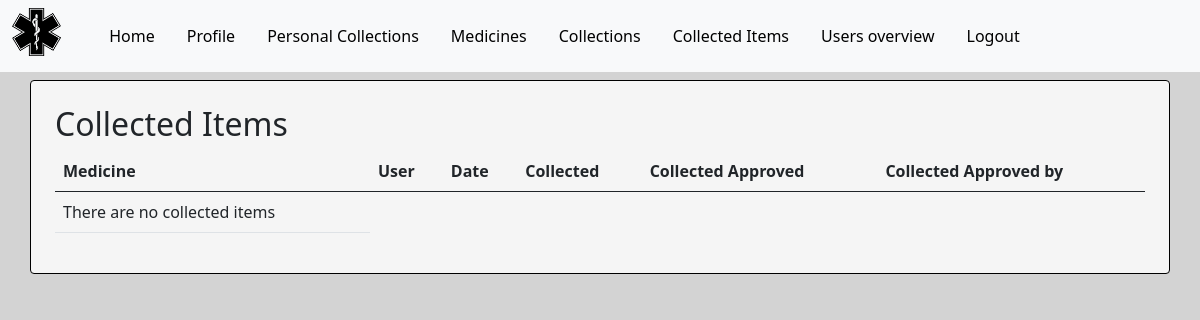
/collected-items/ (signed in), run on an earlier commit of the app's database.
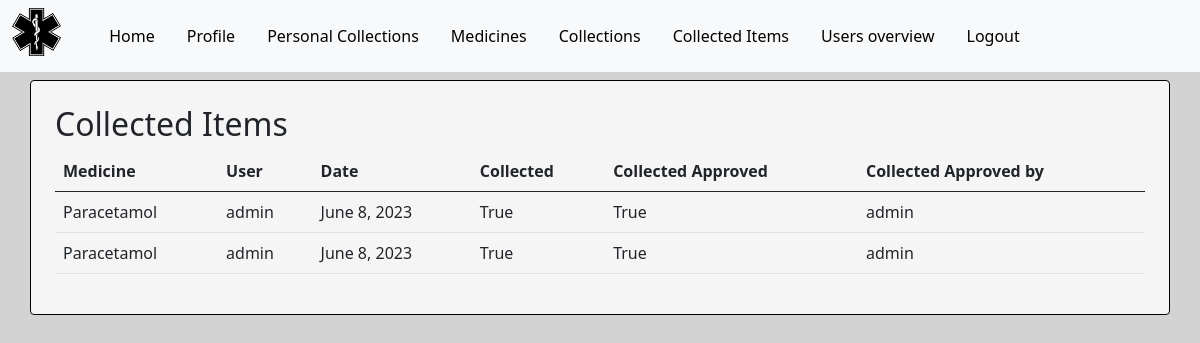
And on a later commit of the database.
### base/models.py (models this page shows, shortened)
class Collection(models.Model):
    medicine = models.ForeignKey(
        Medicine, on_delete=models.CASCADE, null=False)
    user = models.ForeignKey(User, on_delete=models.CASCADE)
    date = models.DateField(blank=False,)
    collected = models.BooleanField(default=False)
    collected_approved = models.BooleanField(default=False)
    collected_approved_by = models.ForeignKey(User, on_delete=models.CASCADE,
                                    related_name='approved_by', null=True, blank=True)

class Medicine(models.Model):
    name = models.CharField(max_length=50)
    manufacture = models.CharField(max_length=50)
    cures = models.CharField(max_length=50)
    side_effects = models.CharField(max_length=50)

### base/views.py (the view)
# urls.py: path('collected-items/', views.collected_items, name='collected_items'),
@login_required
@staff_member_required
def collected_items(request):
    collected_items = Collection.objects.filter(collected=True)
    context = {
        'collected_items': collected_items
    }
    return render(request, 'base/collected_items.html', context)

### base/templates/base/collected_items.html
{% extends 'base/base.html' %}
{% load static %}
{% block content %}
<div class="p-3">
    <h2>Collected Items</h2>
    <table class="table">
        <thead>
          <tr>
            <th scope="col">Medicine</th>
            <th scope="col">User</th>
            <th scope="col">Date</th>
            <th scope="col">Collected</th>
            <th scope="col">Collected Approved</th>
            <th scope="col">Collected Approved by</th>
          </tr>
        </thead>
        <tbody>
            {% for collection in collected_items %}
        <tr>
            <td>{{ collection.medicine.name }}</td>
            <td>{{ collection.user.username }}</td>
            <td>{{ collection.date }} </td>
            <td>{{ collection.collected }} </td>
            <td>{{ collection.collected_approved }}</td>
            <td>
                {% if not collection.collected_approved %}
                    <form method="post" action="{% url 'approve_collected_item' collection.id %}">
                        {% csrf_token %}
                        <button type="submit">Approve</button>
                    </form>
                {% else %}
                    {{ collection.collected_approved_by }} <br>
                {% endif %}
            </td>
          </tr>
        {% empty %}
            <tr>
                <td> There are no collected items</td>
            </tr>
        {% endfor %}
        </tbody>
    </table>
</div>
{% endblock %}

### base/templates/base/base.html (shortened to what this page needs)
{% load static %}
<!DOCTYPE html>
<html lang="en">
  <head>
    <link
      href="https://cdn.jsdelivr.net/npm/bootstrap@5.0.2/dist/css/bootstrap.min.css"
      rel="stylesheet"
    />
    <link rel="stylesheet" href="{% static 'base/css/styles.css' %}" />
    <link rel="stylesheet" href="{% static 'base/css/menu.css' %}" />
  </head>
  <body>
    {% include 'base/menu.html' %}
    <div class="content rounded container">{% block content %} {% endblock content %}</div>
  </body>
</html>

### base/templates/base/menu.html (shortened to what this page needs)
{% load static %}
<nav class="navbar navbar-expand-lg bg-light" >
    <div class="container-fluid">
      <div class="collapse navbar-collapse" id="navbarText">
        <ul class="navbar-nav me-auto mb-2 mb-lg-0 ">
            <li class="nav-item d-flex justify-content-center"><img src="{% static 'base/images/logo.png' %}" class="rounded float-start" alt="Logo"></li>
            {% if user.is_authenticated %}
            <li class="nav-item d-flex justify-content-center"><a href="{% url 'index' %}" class="navbar_link ">Home</a></li>
            <li class="nav-item d-flex justify-content-center"><a href="{% url 'profile' %}" class="navbar_link">Profile</a></li>
            <li class="nav-item d-flex justify-content-center"><a href="{% url 'personal_collections' %}" class="navbar_link">Personal Collections</a></li>
            {% if user.is_staff %}
            <li class="nav-item d-flex justify-content-center"><a href="{% url 'medicines' %}" class="navbar_link">Medicines</a></li>
            <li class="nav-item d-flex justify-content-center"><a href="{% url 'collections' %}" class="navbar_link">Collections</a></li>
            <li class="nav-item d-flex justify-content-center"><a href="{% url 'collected_items' %}" class="navbar_link">Collected Items</a></li>
            <li class="nav-item d-flex justify-content-center"><a href="{% url 'users_overview' %}" class="navbar_link">Users overview</a></li>
            {% endif %}
            <li class="nav-item float-end d-flex justify-content-center"><a href="{% url 'logout' %}" class="navbar_link">Logout</a></li>
            {% else %}
            <li class="nav-item float-end d-flex justify-content-center"><a href="{% url 'login' %}" class="navbar_link">Login</a></li>
            <li class="nav-item float-end d-flex justify-content-center"><a href="{% url 'register' %}" class="navbar_link">Register</a></li>
            {% endif %}
        </ul>
      </div>
    </div>
  </nav>

### base/static/base/css/styles.css (style rules this page uses)
body { background-color: #d3d3d3; }
.container { border: 1px black solid; background-color: whitesmoke; padding: 0.5rem; margin-top: 0.5rem; }

### base/static/base/css/menu.css (style rules this page uses)
body { margin: 0; }
.navbar_link { color: black; text-decoration: none; padding: 1rem; text-align: center; }
img { margin-right: 2rem; height: 3rem; }

What changed in the data, as far as the page shows it:
now on this page (row edited): Collection: medicine.name "Paracetamol", user.username "admin", date "June 8, 2023", collected "True", collected_approved "True", collected_approved_by "admin"
added Collection: medicine.name "Paracetamol", user.username "admin", date "June 8, 2023", collected "True", collected_approved "True", collected_approved_by "admin"
Also different on the page:
text no longer shown: "There are no collected items"
